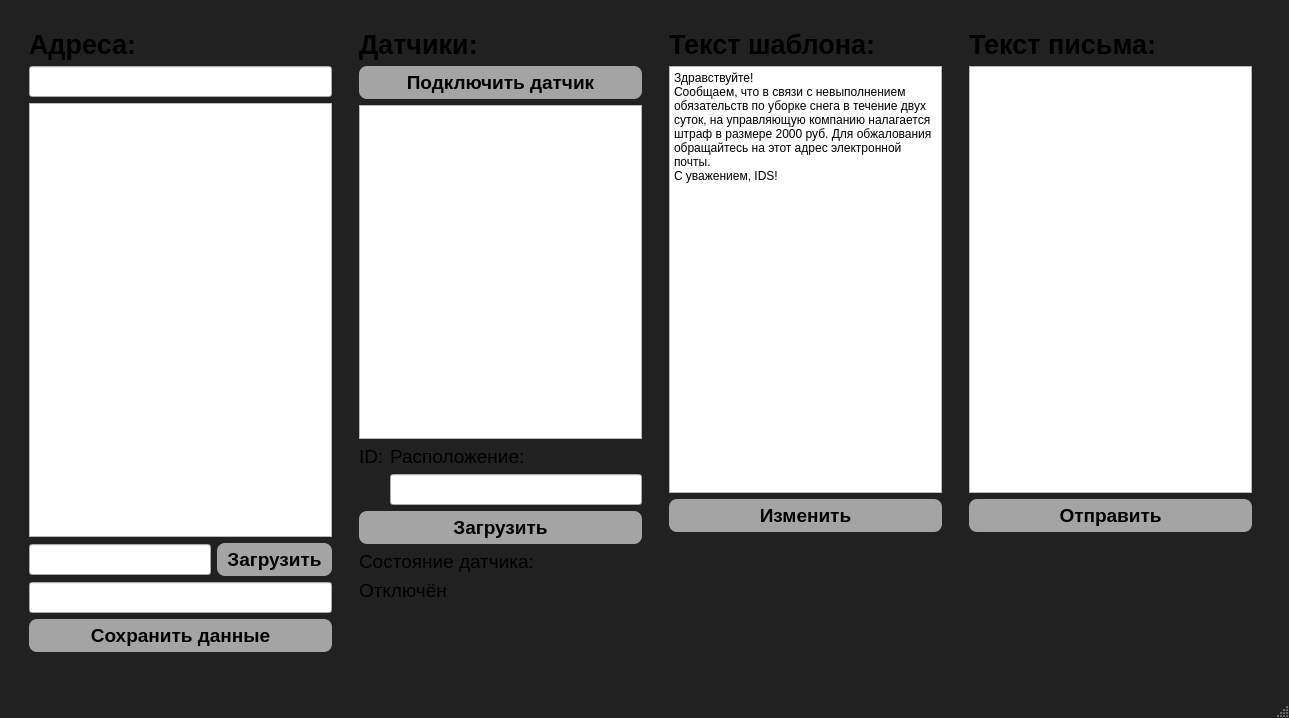
<?xml version="1.0" encoding="UTF-8"?>
<ui version="4.0">
 <class>IDSapp</class>
 <widget class="QMainWindow" name="IDSapp">
  <property name="geometry">
   <rect>
    <x>0</x>
    <y>0</y>
    <width>1289</width>
    <height>718</height>
   </rect>
  </property>
  <property name="palette">
   <palette>
    <active>
     <colorrole role="WindowText">
      <brush brushstyle="SolidPattern">
       <color alpha="255">
        <red>255</red>
        <green>255</green>
        <blue>255</blue>
       </color>
      </brush>
     </colorrole>
     <colorrole role="Button">
      <brush brushstyle="SolidPattern">
       <color alpha="255">
        <red>33</red>
        <green>33</green>
        <blue>33</blue>
       </color>
      </brush>
     </colorrole>
     <colorrole role="Light">
      <brush brushstyle="SolidPattern">
       <color alpha="255">
        <red>49</red>
        <green>49</green>
        <blue>49</blue>
       </color>
      </brush>
     </colorrole>
     <colorrole role="Midlight">
      <brush brushstyle="SolidPattern">
       <color alpha="255">
        <red>41</red>
        <green>41</green>
        <blue>41</blue>
       </color>
      </brush>
     </colorrole>
     <colorrole role="Dark">
      <brush brushstyle="SolidPattern">
       <color alpha="255">
        <red>16</red>
        <green>16</green>
        <blue>16</blue>
       </color>
      </brush>
     </colorrole>
     <colorrole role="Mid">
      <brush brushstyle="SolidPattern">
       <color alpha="255">
        <red>22</red>
        <green>22</green>
        <blue>22</blue>
       </color>
      </brush>
     </colorrole>
     <colorrole role="Text">
      <brush brushstyle="SolidPattern">
       <color alpha="255">
        <red>255</red>
        <green>255</green>
        <blue>255</blue>
       </color>
      </brush>
     </colorrole>
     <colorrole role="BrightText">
      <brush brushstyle="SolidPattern">
       <color alpha="255">
        <red>255</red>
        <green>255</green>
        <blue>255</blue>
       </color>
      </brush>
     </colorrole>
     <colorrole role="ButtonText">
      <brush brushstyle="SolidPattern">
       <color alpha="255">
        <red>255</red>
        <green>255</green>
        <blue>255</blue>
       </color>
      </brush>
     </colorrole>
     <colorrole role="Base">
      <brush brushstyle="SolidPattern">
       <color alpha="255">
        <red>0</red>
        <green>0</green>
        <blue>0</blue>
       </color>
      </brush>
     </colorrole>
     <colorrole role="Window">
      <brush brushstyle="SolidPattern">
       <color alpha="255">
        <red>33</red>
        <green>33</green>
        <blue>33</blue>
       </color>
      </brush>
     </colorrole>
     <colorrole role="Shadow">
      <brush brushstyle="SolidPattern">
       <color alpha="255">
        <red>0</red>
        <green>0</green>
        <blue>0</blue>
       </color>
      </brush>
     </colorrole>
     <colorrole role="AlternateBase">
      <brush brushstyle="SolidPattern">
       <color alpha="255">
        <red>16</red>
        <green>16</green>
        <blue>16</blue>
       </color>
      </brush>
     </colorrole>
     <colorrole role="ToolTipBase">
      <brush brushstyle="SolidPattern">
       <color alpha="255">
        <red>255</red>
        <green>255</green>
        <blue>220</blue>
       </color>
      </brush>
     </colorrole>
     <colorrole role="ToolTipText">
      <brush brushstyle="SolidPattern">
       <color alpha="255">
        <red>0</red>
        <green>0</green>
        <blue>0</blue>
       </color>
      </brush>
     </colorrole>
     <colorrole role="PlaceholderText">
      <brush brushstyle="SolidPattern">
       <color alpha="127">
        <red>255</red>
        <green>255</green>
        <blue>255</blue>
       </color>
      </brush>
     </colorrole>
     <colorrole role="Accent">
      <brush brushstyle="SolidPattern">
       <color alpha="255">
        <red>0</red>
        <green>0</green>
        <blue>0</blue>
       </color>
      </brush>
     </colorrole>
    </active>
    <inactive>
     <colorrole role="WindowText">
      <brush brushstyle="SolidPattern">
       <color alpha="255">
        <red>255</red>
        <green>255</green>
        <blue>255</blue>
       </color>
      </brush>
     </colorrole>
     <colorrole role="Button">
      <brush brushstyle="SolidPattern">
       <color alpha="255">
        <red>33</red>
        <green>33</green>
        <blue>33</blue>
       </color>
      </brush>
     </colorrole>
     <colorrole role="Light">
      <brush brushstyle="SolidPattern">
       <color alpha="255">
        <red>49</red>
        <green>49</green>
        <blue>49</blue>
       </color>
      </brush>
     </colorrole>
     <colorrole role="Midlight">
      <brush brushstyle="SolidPattern">
       <color alpha="255">
        <red>41</red>
        <green>41</green>
        <blue>41</blue>
       </color>
      </brush>
     </colorrole>
     <colorrole role="Dark">
      <brush brushstyle="SolidPattern">
       <color alpha="255">
        <red>16</red>
        <green>16</green>
        <blue>16</blue>
       </color>
      </brush>
     </colorrole>
     <colorrole role="Mid">
      <brush brushstyle="SolidPattern">
       <color alpha="255">
        <red>22</red>
        <green>22</green>
        <blue>22</blue>
       </color>
      </brush>
     </colorrole>
     <colorrole role="Text">
      <brush brushstyle="SolidPattern">
       <color alpha="255">
        <red>255</red>
        <green>255</green>
        <blue>255</blue>
       </color>
      </brush>
     </colorrole>
     <colorrole role="BrightText">
      <brush brushstyle="SolidPattern">
       <color alpha="255">
        <red>255</red>
        <green>255</green>
        <blue>255</blue>
       </color>
      </brush>
     </colorrole>
     <colorrole role="ButtonText">
      <brush brushstyle="SolidPattern">
       <color alpha="255">
        <red>255</red>
        <green>255</green>
        <blue>255</blue>
       </color>
      </brush>
     </colorrole>
     <colorrole role="Base">
      <brush brushstyle="SolidPattern">
       <color alpha="255">
        <red>0</red>
        <green>0</green>
        <blue>0</blue>
       </color>
      </brush>
     </colorrole>
     <colorrole role="Window">
      <brush brushstyle="SolidPattern">
       <color alpha="255">
        <red>33</red>
        <green>33</green>
        <blue>33</blue>
       </color>
      </brush>
     </colorrole>
     <colorrole role="Shadow">
      <brush brushstyle="SolidPattern">
       <color alpha="255">
        <red>0</red>
        <green>0</green>
        <blue>0</blue>
       </color>
      </brush>
     </colorrole>
     <colorrole role="AlternateBase">
      <brush brushstyle="SolidPattern">
       <color alpha="255">
        <red>16</red>
        <green>16</green>
        <blue>16</blue>
       </color>
      </brush>
     </colorrole>
     <colorrole role="ToolTipBase">
      <brush brushstyle="SolidPattern">
       <color alpha="255">
        <red>255</red>
        <green>255</green>
        <blue>220</blue>
       </color>
      </brush>
     </colorrole>
     <colorrole role="ToolTipText">
      <brush brushstyle="SolidPattern">
       <color alpha="255">
        <red>0</red>
        <green>0</green>
        <blue>0</blue>
       </color>
      </brush>
     </colorrole>
     <colorrole role="PlaceholderText">
      <brush brushstyle="SolidPattern">
       <color alpha="127">
        <red>255</red>
        <green>255</green>
        <blue>255</blue>
       </color>
      </brush>
     </colorrole>
     <colorrole role="Accent">
      <brush brushstyle="SolidPattern">
       <color alpha="255">
        <red>0</red>
        <green>0</green>
        <blue>0</blue>
       </color>
      </brush>
     </colorrole>
    </inactive>
    <disabled>
     <colorrole role="WindowText">
      <brush brushstyle="SolidPattern">
       <color alpha="255">
        <red>16</red>
        <green>16</green>
        <blue>16</blue>
       </color>
      </brush>
     </colorrole>
     <colorrole role="Button">
      <brush brushstyle="SolidPattern">
       <color alpha="255">
        <red>33</red>
        <green>33</green>
        <blue>33</blue>
       </color>
      </brush>
     </colorrole>
     <colorrole role="Light">
      <brush brushstyle="SolidPattern">
       <color alpha="255">
        <red>49</red>
        <green>49</green>
        <blue>49</blue>
       </color>
      </brush>
     </colorrole>
     <colorrole role="Midlight">
      <brush brushstyle="SolidPattern">
       <color alpha="255">
        <red>41</red>
        <green>41</green>
        <blue>41</blue>
       </color>
      </brush>
     </colorrole>
     <colorrole role="Dark">
      <brush brushstyle="SolidPattern">
       <color alpha="255">
        <red>16</red>
        <green>16</green>
        <blue>16</blue>
       </color>
      </brush>
     </colorrole>
     <colorrole role="Mid">
      <brush brushstyle="SolidPattern">
       <color alpha="255">
        <red>22</red>
        <green>22</green>
        <blue>22</blue>
       </color>
      </brush>
     </colorrole>
     <colorrole role="Text">
      <brush brushstyle="SolidPattern">
       <color alpha="255">
        <red>16</red>
        <green>16</green>
        <blue>16</blue>
       </color>
      </brush>
     </colorrole>
     <colorrole role="BrightText">
      <brush brushstyle="SolidPattern">
       <color alpha="255">
        <red>255</red>
        <green>255</green>
        <blue>255</blue>
       </color>
      </brush>
     </colorrole>
     <colorrole role="ButtonText">
      <brush brushstyle="SolidPattern">
       <color alpha="255">
        <red>16</red>
        <green>16</green>
        <blue>16</blue>
       </color>
      </brush>
     </colorrole>
     <colorrole role="Base">
      <brush brushstyle="SolidPattern">
       <color alpha="255">
        <red>33</red>
        <green>33</green>
        <blue>33</blue>
       </color>
      </brush>
     </colorrole>
     <colorrole role="Window">
      <brush brushstyle="SolidPattern">
       <color alpha="255">
        <red>33</red>
        <green>33</green>
        <blue>33</blue>
       </color>
      </brush>
     </colorrole>
     <colorrole role="Shadow">
      <brush brushstyle="SolidPattern">
       <color alpha="255">
        <red>0</red>
        <green>0</green>
        <blue>0</blue>
       </color>
      </brush>
     </colorrole>
     <colorrole role="AlternateBase">
      <brush brushstyle="SolidPattern">
       <color alpha="255">
        <red>33</red>
        <green>33</green>
        <blue>33</blue>
       </color>
      </brush>
     </colorrole>
     <colorrole role="ToolTipBase">
      <brush brushstyle="SolidPattern">
       <color alpha="255">
        <red>255</red>
        <green>255</green>
        <blue>220</blue>
       </color>
      </brush>
     </colorrole>
     <colorrole role="ToolTipText">
      <brush brushstyle="SolidPattern">
       <color alpha="255">
        <red>0</red>
        <green>0</green>
        <blue>0</blue>
       </color>
      </brush>
     </colorrole>
     <colorrole role="PlaceholderText">
      <brush brushstyle="SolidPattern">
       <color alpha="127">
        <red>16</red>
        <green>16</green>
        <blue>16</blue>
       </color>
      </brush>
     </colorrole>
     <colorrole role="Accent">
      <brush brushstyle="SolidPattern">
       <color alpha="255">
        <red>23</red>
        <green>23</green>
        <blue>23</blue>
       </color>
      </brush>
     </colorrole>
    </disabled>
   </palette>
  </property>
  <property name="windowTitle">
   <string>IDSapp</string>
  </property>
  <property name="styleSheet">
   <string notr="true"/>
  </property>
  <widget class="QWidget" name="centralwidget">
   <widget class="QGroupBox" name="groupAddresses">
    <property name="geometry">
     <rect>
      <x>20</x>
      <y>20</y>
      <width>321</width>
      <height>641</height>
     </rect>
    </property>
    <property name="styleSheet">
     <string notr="true">QGroupBox {
    border: none;
}
QGroupBox {
    background-color: transparent;
    border: none; /* убирает рамку, если тоже не нужна */
}
</string>
    </property>
    <property name="title">
     <string/>
    </property>
    <layout class="QGridLayout" name="gridLayout">
     <item row="1" column="0">
      <widget class="QLabel" name="LabelAddresses">
       <property name="font">
        <font>
         <pointsize>20</pointsize>
         <bold>true</bold>
        </font>
       </property>
       <property name="styleSheet">
        <string notr="true">QLabel {
    background-color: transparent;
    color: white;
    font-weight: bold;
}

auto* shadow = new QGraphicsDropShadowEffect();
shadow-&gt;setBlurRadius(0);
shadow-&gt;setColor(Qt::black);
shadow-&gt;setOffset(1, 1);
label-&gt;setGraphicsEffect(shadow);
QFrame {
    background-color: rgba(0, 0, 0, 100);  /* тёмный &quot;матовый&quot; прямоугольник */
    border-radius: 10px;
}</string>
       </property>
       <property name="text">
        <string>Адреса:</string>
       </property>
      </widget>
     </item>
     <item row="8" column="0" colspan="2">
      <widget class="QPushButton" name="SaveData">
       <property name="font">
        <font>
         <pointsize>14</pointsize>
         <bold>true</bold>
        </font>
       </property>
       <property name="styleSheet">
        <string notr="true">QPushButton {
    background-color: rgba(255, 255, 255, 150);  /* белая, полупрозрачная */
    color: black;
    border-radius: 8px;
    padding: 5px 10px;
    font-weight: bold;
}

QPushButton:hover {
    background-color: rgba(255, 255, 255, 200);
}
</string>
       </property>
       <property name="text">
        <string>Сохранить данные</string>
       </property>
      </widget>
     </item>
     <item row="2" column="0" colspan="2">
      <widget class="QLineEdit" name="SearchAddress">
       <property name="font">
        <font>
         <pointsize>14</pointsize>
        </font>
       </property>
       <property name="styleSheet">
        <string notr="true">QFrame {
    background-color: rgba(0, 0, 0, 100);  /* тёмный &quot;матовый&quot; прямоугольник */
    border-radius: 10px;
}</string>
       </property>
      </widget>
     </item>
     <item row="5" column="1">
      <widget class="QPushButton" name="LoadAddress">
       <property name="font">
        <font>
         <pointsize>14</pointsize>
         <bold>true</bold>
        </font>
       </property>
       <property name="styleSheet">
        <string notr="true">QPushButton {
    background-color: rgba(255, 255, 255, 150);  /* белая, полупрозрачная */
    color: black;
    border-radius: 8px;
    padding: 5px 10px;
    font-weight: bold;
}

QPushButton:hover {
    background-color: rgba(255, 255, 255, 200);
}
</string>
       </property>
       <property name="text">
        <string>Загрузить</string>
       </property>
      </widget>
     </item>
     <item row="5" column="0">
      <widget class="QLineEdit" name="AddressInput">
       <property name="font">
        <font>
         <pointsize>14</pointsize>
        </font>
       </property>
       <property name="styleSheet">
        <string notr="true">QLabel {
    background-color: transparent;
    color: white;
    font-weight: bold;
}
auto* shadow = new QGraphicsDropShadowEffect();
shadow-&gt;setBlurRadius(0);
shadow-&gt;setColor(Qt::black);
shadow-&gt;setOffset(1, 1);
label-&gt;setGraphicsEffect(shadow);
</string>
       </property>
      </widget>
     </item>
     <item row="3" column="0" colspan="2">
      <widget class="QListWidget" name="ListOfAddresses"/>
     </item>
     <item row="6" column="0" colspan="2">
      <widget class="QLineEdit" name="EmailUKInput">
       <property name="font">
        <font>
         <pointsize>14</pointsize>
        </font>
       </property>
      </widget>
     </item>
    </layout>
   </widget>
   <widget class="QGroupBox" name="BoxOfSensor">
    <property name="geometry">
     <rect>
      <x>350</x>
      <y>20</y>
      <width>301</width>
      <height>591</height>
     </rect>
    </property>
    <property name="styleSheet">
     <string notr="true">QGroupBox {
    border: none;
}</string>
    </property>
    <property name="title">
     <string/>
    </property>
    <layout class="QGridLayout" name="gridLayout_2">
     <item row="5" column="0" colspan="2">
      <widget class="QPushButton" name="LoadSensor">
       <property name="font">
        <font>
         <pointsize>14</pointsize>
         <bold>true</bold>
        </font>
       </property>
       <property name="styleSheet">
        <string notr="true">QPushButton {
    background-color: rgba(255, 255, 255, 150);  /* белая, полупрозрачная */
    color: black;
    border-radius: 8px;
    padding: 5px 10px;
    font-weight: bold;
}

QPushButton:hover {
    background-color: rgba(255, 255, 255, 200);
}
</string>
       </property>
       <property name="text">
        <string>Загрузить</string>
       </property>
      </widget>
     </item>
     <item row="1" column="0" colspan="2">
      <widget class="QPushButton" name="ConnectSensor">
       <property name="font">
        <font>
         <pointsize>14</pointsize>
         <bold>true</bold>
        </font>
       </property>
       <property name="styleSheet">
        <string notr="true">QPushButton {
    background-color: rgba(255, 255, 255, 150);  /* белая, полупрозрачная */
    color: black;
    border-radius: 8px;
    padding: 5px 10px;
    font-weight: bold;
}

QPushButton:hover {
    background-color: rgba(255, 255, 255, 200);
}
</string>
       </property>
       <property name="text">
        <string>Подключить датчик</string>
       </property>
      </widget>
     </item>
     <item row="3" column="1">
      <widget class="QLabel" name="LabelOfPlace">
       <property name="font">
        <font>
         <pointsize>14</pointsize>
         <bold>false</bold>
        </font>
       </property>
       <property name="text">
        <string>Расположение:</string>
       </property>
      </widget>
     </item>
     <item row="0" column="0" colspan="2">
      <widget class="QLabel" name="LabelSensor">
       <property name="font">
        <font>
         <pointsize>20</pointsize>
         <bold>true</bold>
        </font>
       </property>
       <property name="styleSheet">
        <string notr="true">QLabel {
    background-color: transparent;
    color: white;
    font-weight: bold;
}

auto* shadow = new QGraphicsDropShadowEffect();
shadow-&gt;setBlurRadius(0);
shadow-&gt;setColor(Qt::black);
shadow-&gt;setOffset(1, 1);
label-&gt;setGraphicsEffect(shadow);
</string>
       </property>
       <property name="text">
        <string>Датчики:</string>
       </property>
      </widget>
     </item>
     <item row="3" column="0">
      <widget class="QLabel" name="LabelOfID">
       <property name="font">
        <font>
         <pointsize>14</pointsize>
         <bold>false</bold>
        </font>
       </property>
       <property name="text">
        <string>ID:</string>
       </property>
      </widget>
     </item>
     <item row="4" column="0">
      <widget class="QLabel" name="IDOfSensor">
       <property name="font">
        <font>
         <pointsize>14</pointsize>
         <bold>false</bold>
        </font>
       </property>
       <property name="text">
        <string/>
       </property>
      </widget>
     </item>
     <item row="4" column="1">
      <widget class="QLineEdit" name="PlaceInput">
       <property name="font">
        <font>
         <pointsize>14</pointsize>
        </font>
       </property>
      </widget>
     </item>
     <item row="2" column="0" colspan="2">
      <widget class="QListWidget" name="ListOfSensors"/>
     </item>
     <item row="6" column="0" colspan="2">
      <widget class="QLabel" name="LabelStatus">
       <property name="font">
        <font>
         <pointsize>14</pointsize>
        </font>
       </property>
       <property name="text">
        <string>Состояние датчика:</string>
       </property>
      </widget>
     </item>
     <item row="7" column="0" colspan="2">
      <widget class="QLabel" name="StatusOfSensor">
       <property name="font">
        <font>
         <pointsize>14</pointsize>
        </font>
       </property>
       <property name="text">
        <string>Отключён</string>
       </property>
      </widget>
     </item>
    </layout>
   </widget>
   <widget class="QGroupBox" name="BoxOfSensor_2">
    <property name="geometry">
     <rect>
      <x>660</x>
      <y>20</y>
      <width>291</width>
      <height>521</height>
     </rect>
    </property>
    <property name="styleSheet">
     <string notr="true">QGroupBox {
    border: none;
}</string>
    </property>
    <property name="title">
     <string/>
    </property>
    <layout class="QGridLayout" name="gridLayout_3">
     <item row="0" column="0" colspan="2">
      <widget class="QLabel" name="LabelTemplate">
       <property name="font">
        <font>
         <pointsize>20</pointsize>
         <bold>true</bold>
        </font>
       </property>
       <property name="styleSheet">
        <string notr="true">QLabel {
    background-color: transparent;
    color: white;
    font-weight: bold;
}

auto* shadow = new QGraphicsDropShadowEffect();
shadow-&gt;setBlurRadius(0);
shadow-&gt;setColor(Qt::black);
shadow-&gt;setOffset(1, 1);
label-&gt;setGraphicsEffect(shadow);
</string>
       </property>
       <property name="text">
        <string>Текст шаблона:</string>
       </property>
      </widget>
     </item>
     <item row="2" column="0" colspan="2">
      <widget class="QPushButton" name="ChangeTemplate">
       <property name="font">
        <font>
         <pointsize>14</pointsize>
         <bold>true</bold>
        </font>
       </property>
       <property name="styleSheet">
        <string notr="true">QPushButton {
    background-color: rgba(255, 255, 255, 150);  /* белая, полупрозрачная */
    color: black;
    border-radius: 8px;
    padding: 5px 10px;
    font-weight: bold;
}

QPushButton:hover {
    background-color: rgba(255, 255, 255, 200);
}
</string>
       </property>
       <property name="text">
        <string>Изменить</string>
       </property>
      </widget>
     </item>
     <item row="1" column="0" colspan="2">
      <widget class="QTextEdit" name="TemplateLetter">
       <property name="html">
        <string>&lt;!DOCTYPE HTML PUBLIC &quot;-//W3C//DTD HTML 4.0//EN&quot; &quot;http://www.w3.org/TR/REC-html40/strict.dtd&quot;&gt;
&lt;html&gt;&lt;head&gt;&lt;meta name=&quot;qrichtext&quot; content=&quot;1&quot; /&gt;&lt;meta charset=&quot;utf-8&quot; /&gt;&lt;style type=&quot;text/css&quot;&gt;
p, li { white-space: pre-wrap; }
hr { height: 1px; border-width: 0; }
li.unchecked::marker { content: &quot;\2610&quot;; }
li.checked::marker { content: &quot;\2612&quot;; }
&lt;/style&gt;&lt;/head&gt;&lt;body style=&quot; font-family:'Segoe UI'; font-size:9pt; font-weight:400; font-style:normal;&quot;&gt;
&lt;p style=&quot; margin-top:0px; margin-bottom:0px; margin-left:0px; margin-right:0px; -qt-block-indent:0; text-indent:0px;&quot;&gt;Здравствуйте!&lt;/p&gt;
&lt;p style=&quot; margin-top:0px; margin-bottom:0px; margin-left:0px; margin-right:0px; -qt-block-indent:0; text-indent:0px;&quot;&gt;Сообщаем, что в связи с невыполнением обязательств по уборке снега в течение двух суток, на управляющую компанию налагается штраф в размере 2000 руб. Для обжалования обращайтесь на этот адрес электронной почты.&lt;/p&gt;
&lt;p style=&quot; margin-top:0px; margin-bottom:0px; margin-left:0px; margin-right:0px; -qt-block-indent:0; text-indent:0px;&quot;&gt;С уважением, IDS!&lt;/p&gt;&lt;/body&gt;&lt;/html&gt;</string>
       </property>
      </widget>
     </item>
    </layout>
   </widget>
   <widget class="QGroupBox" name="BoxOfSensor_3">
    <property name="geometry">
     <rect>
      <x>960</x>
      <y>20</y>
      <width>301</width>
      <height>521</height>
     </rect>
    </property>
    <property name="styleSheet">
     <string notr="true">QGroupBox {
    border: none;
}</string>
    </property>
    <property name="title">
     <string/>
    </property>
    <layout class="QGridLayout" name="gridLayout_4">
     <item row="0" column="0" colspan="2">
      <widget class="QLabel" name="LabelSensor_3">
       <property name="font">
        <font>
         <pointsize>20</pointsize>
         <bold>true</bold>
        </font>
       </property>
       <property name="styleSheet">
        <string notr="true">QLabel {
    background-color: transparent;
    color: white;
    font-weight: bold;
}

auto* shadow = new QGraphicsDropShadowEffect();
shadow-&gt;setBlurRadius(0);
shadow-&gt;setColor(Qt::black);
shadow-&gt;setOffset(1, 1);
label-&gt;setGraphicsEffect(shadow);
</string>
       </property>
       <property name="text">
        <string>Текст письма:</string>
       </property>
      </widget>
     </item>
     <item row="2" column="0" colspan="2">
      <widget class="QPushButton" name="SendLetter">
       <property name="font">
        <font>
         <pointsize>14</pointsize>
         <bold>true</bold>
        </font>
       </property>
       <property name="styleSheet">
        <string notr="true">QPushButton {
    background-color: rgba(255, 255, 255, 150);  /* белая, полупрозрачная */
    color: black;
    border-radius: 8px;
    padding: 5px 10px;
    font-weight: bold;
}

QPushButton:hover {
    background-color: rgba(255, 255, 255, 200);
}
</string>
       </property>
       <property name="text">
        <string>Отправить</string>
       </property>
      </widget>
     </item>
     <item row="1" column="0" colspan="2">
      <widget class="QTextEdit" name="OwnLetter"/>
     </item>
    </layout>
   </widget>
   <widget class="QLabel" name="MessageWeather">
    <property name="geometry">
     <rect>
      <x>360</x>
      <y>620</y>
      <width>611</width>
      <height>31</height>
     </rect>
    </property>
    <property name="font">
     <font>
      <pointsize>14</pointsize>
     </font>
    </property>
    <property name="text">
     <string/>
    </property>
   </widget>
  </widget>
  <widget class="QMenuBar" name="menubar">
   <property name="geometry">
    <rect>
     <x>0</x>
     <y>0</y>
     <width>1289</width>
     <height>25</height>
    </rect>
   </property>
  </widget>
  <widget class="QStatusBar" name="statusbar"/>
 </widget>
 <resources/>
 <connections/>
</ui>
